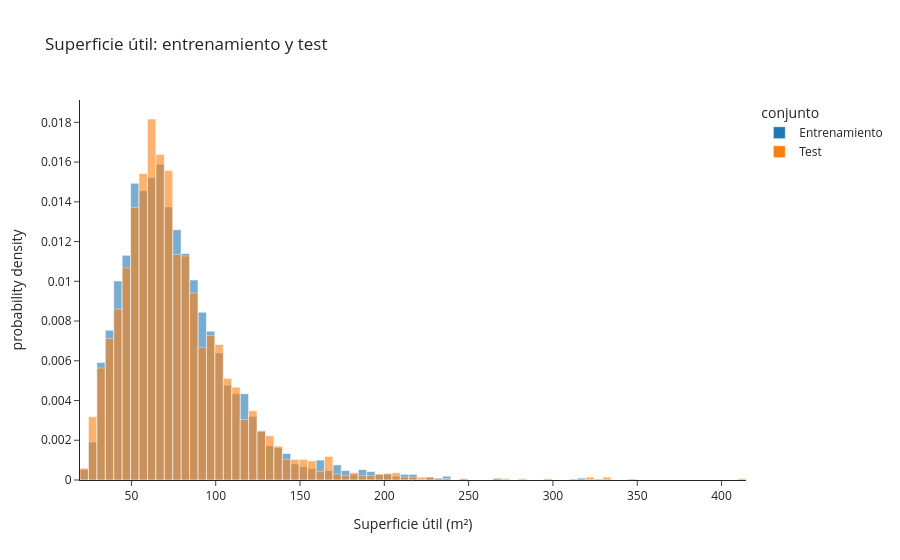

Notebook cell for this chart:
### Code cell
columna = "superficie_util"

resumen_superficie = pd.DataFrame({
    "entrenamiento": entrenamiento[columna].describe(
        percentiles=[0.1, 0.25, 0.5, 0.75, 0.9]
    ),
    "test": test[columna].describe(
        percentiles=[0.1, 0.25, 0.5, 0.75, 0.9]
    ),
}).round(1)

display(resumen_superficie)
print(
    f"Nulos — entrenamiento: {entrenamiento[columna].isna().mean():.1%} · "
    f"test: {test[columna].isna().mean():.1%}"
)

datos_comparacion = pd.concat([
    entrenamiento[[columna]].assign(conjunto="Entrenamiento"),
    test[[columna]].assign(conjunto="Test"),
])

px.histogram(
    datos_comparacion.dropna(subset=[columna]),
    x=columna,
    color="conjunto",
    barmode="overlay",
    opacity=0.6,
    histnorm="probability density",
    template="simple_white",
    title="Superficie útil: entrenamiento y test",
    labels={columna: "Superficie útil (m²)"},
).show()

### Figure 1 — Plotly figure (JSON) as saved in the notebook; plotly's stock layout.template omitted (floating-point values rounded to 4 significant figures; data arrays with more than 128 entries replaced by an {"elided": "..."} marker saying what was removed)
{"data": [{"bingroup": "x", "histnorm": "probability density", "hovertemplate": "conjunto=Entrenamiento<br>Superficie útil (m²)=%{x}<br>probability density=%{y}<extra></extra>", "legendgroup": "Entrenamiento", "marker": {"color": "#1F77B4", "opacity": 0.6, "pattern": {"shape": ""}}, "name": "Entrenamiento", "orientation": "v", "showlegend": true, "type": "histogram", "x": {"elided": "4191 float values"}, "xaxis": "x", "yaxis": "y"}, {"bingroup": "x", "histnorm": "probability density", "hovertemplate": "conjunto=Test<br>Superficie útil (m²)=%{x}<br>probability density=%{y}<extra></extra>", "legendgroup": "Test", "marker": {"color": "#FF7F0E", "opacity": 0.6, "pattern": {"shape": ""}}, "name": "Test", "orientation": "v", "showlegend": true, "type": "histogram", "x": {"elided": "2697 float values"}, "xaxis": "x", "yaxis": "y"}], "layout": {"barmode": "overlay", "legend": {"title": {"text": "conjunto"}, "tracegroupgap": 0}, "title": {"text": "Superficie útil: entrenamiento y test"}, "xaxis": {"anchor": "y", "domain": [0, 1], "title": {"text": "Superficie útil (m²)"}}, "yaxis": {"anchor": "x", "domain": [0, 1], "title": {"text": "probability density"}}}}
